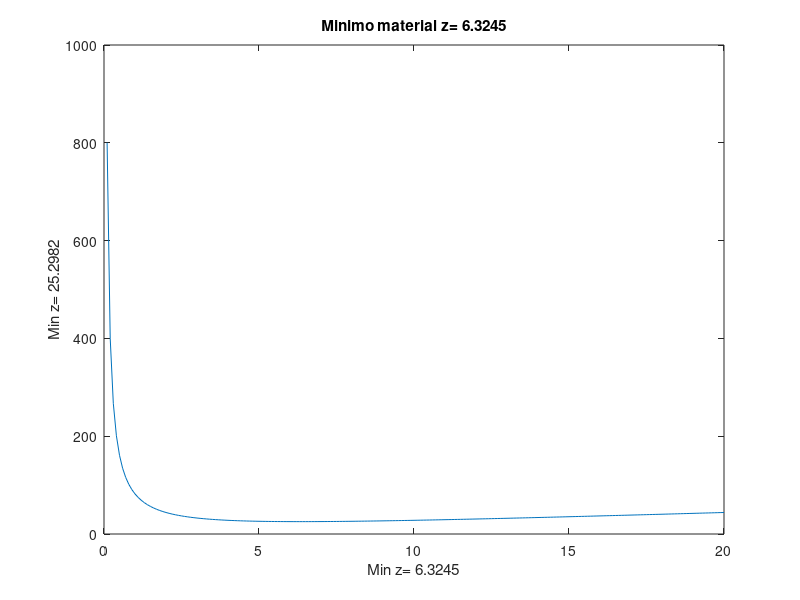

The MATLAB source for this figure:
% Octave Script
% Title         :Funcion mínimo material para la alberca
% Description   :Script del ejercicio de la alberca
% Author        :Rafael Miranda Jimenez, Maria Guadalupe Martinez Santiago, Diana Hernandez Franco
% Date          :20211013
% Version       :1
% Usage         :octave> /path/alberca
% Notes         :Requiere aplicación octave y usar linea de comandos

%limpiar variables
  clear 
% Minimo material para la alberca
% Rango de 0..20 i= 0.1
  r= 0:0.1:20;
% Valor de la función 
  ar= @(r) ((2*r)+(80/r));   
% Funcion a plotear
  z= (2*r) + (80./r);
% Funcion para valor minimo
  rest= fminbnd(ar,0,20);
% Dibujar h,z
  plot(r,z)
% Titulo
  title(['Minimo material z= ' num2str(rest)]);
% Etiqueta para x
  xlabel(['Min z= ' num2str(rest) ] );
% Etiqueta para y
  ylabel(['Min z= ' num2str( ar(rest))] ); 
  
 
  


